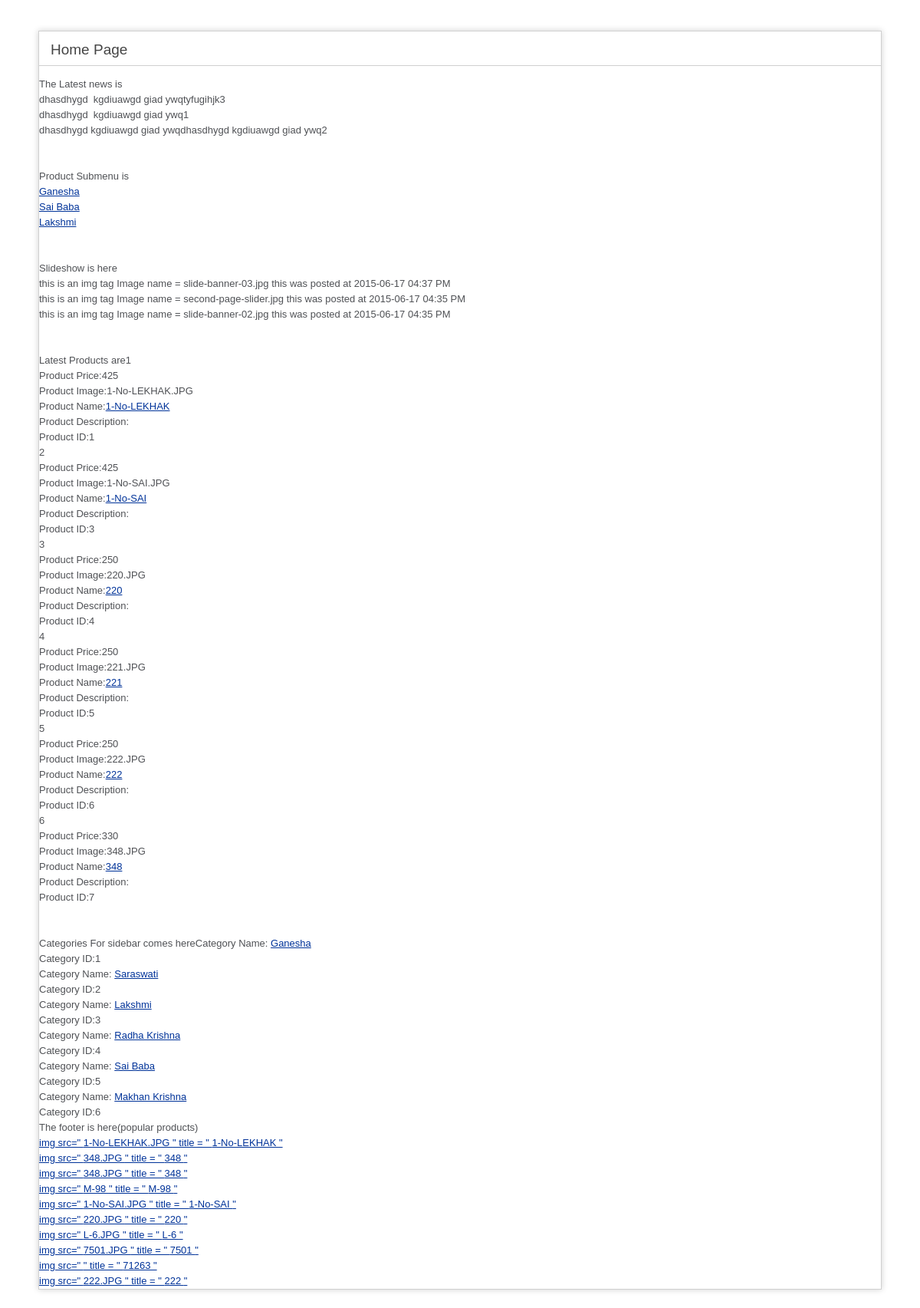
The page / on the database its author committed.
### tables this page shows
CREATE TABLE IF NOT EXISTS `latest_news` (
  `news_id` int(100) NOT NULL,
  `news_item` text NOT NULL,
  `chosen` varchar(255) NOT NULL,
  `posted_at` varchar(255) NOT NULL
);

CREATE TABLE IF NOT EXISTS `categories` (
  `category_id` int(100) NOT NULL,
  `category_name` varchar(255) NOT NULL,
  `no_of_times_viewed` int(100) NOT NULL
);

CREATE TABLE IF NOT EXISTS `slideshow` (
  `id` int(100) NOT NULL,
  `slide_name` varchar(255) NOT NULL,
  `caption` varchar(255) NOT NULL,
  `chosen` varchar(255) NOT NULL,
  `posted_at` varchar(255) NOT NULL
);

CREATE TABLE IF NOT EXISTS `products` (
  `product_id` int(100) NOT NULL,
  `product_name` varchar(255) NOT NULL,
  `product_price` varchar(255) NOT NULL,
  `product_description` text NOT NULL,
  `product_size` varchar(255) NOT NULL,
  `product_image` varchar(255) NOT NULL,
  `category_id` int(100) NOT NULL,
  `product_extraimages` text NOT NULL,
  `no_of_times_viewed` int(100) NOT NULL,
  `posted_at` varchar(255) NOT NULL
);

### application/controllers/home.php (called while the page is built, shortened)
<?php
class Home extends CI_Controller {
	public function index()
	{
        $data['header'] = $this->mhome->get_header();
        $data['slideshow'] = $this->mhome->get_slideshow();
        $data['lat_prods'] = $this->mhome->get_latest_products();
        $data['categories'] = $this->mhome->get_categories();
        $data['footer'] = $this->mhome->get_footer();
		$this->load->view('home_page',$data);
	}
}

### index.php (called while the page is built, shortened)
<?php
require_once BASEPATH.'core/CodeIgniter.php';

### application/models/mhome.php (called while the page is built, shortened)
<?php
class mhome extends CI_Model{
    function get_header()
    {
        $this->db->select('news_item');
        $this->db->where('chosen','yes');
        $this->db->order_by('posted_at', 'desc');
        $this->db->limit(4);
        $query= $this->db->get('latest_news');
        $return['news'] = $query->result_array();
        $this->db->select('category_id,category_name');
        $this->db->order_by('no_of_times_viewed', 'desc');
        $this->db->limit(3);
        $query =  $this->db->get('categories');
        $return['product_submenu'] = $query->result_array();
        return $return;
    }
    function get_slideshow()
    {
        $this->db->where('chosen','yes');
        $this->db->order_by('posted_at','desc');
        $this->db->limit(4);
        $query = $this->db->get('slideshow');
        return $query->result_array();
    }
    function get_footer()
    {
        $this->db->select('product_id,product_name,product_image');
        $this->db->order_by('no_of_times_viewed','desc');
        $this->db->limit(10);
        $query = $this->db->get('products');
        return $query->result_array();
    }
    function get_latest_products()
    {
        $this->db->select('product_id,product_name,product_price,product_description,product_image,posted_at');
        $this->db->order_by('posted_at','desc');
        $this->db->limit(6);
        $query = $this->db->get('products');
        return $query->result_array();
    }
    function get_categories()
    {
        $this->db->select('category_id,category_name');
        $query = $this->db->get('categories');
        return $query->result_array();
    }
}

### application/views/home_page.php (the view, shortened to what this page needs)
?><!DOCTYPE html>
<html lang="en">
<head>
</head>
<body>
<div id="container">
	<h1>Home Page</h1>
    <?php
        $news = $header['news'];
        echo 'The Latest news is'.'<br>';
        foreach($news as $latestnews)
        {
            echo $latestnews['news_item'].'<br>';
        }
        echo '<br>';
        echo '<br>';
        $product_submenu = $header['product_submenu'];
        echo 'Product Submenu is '.'<br>';
        foreach($product_submenu as $submenu)
        {
            echo '<a href=" '.base_url().'index.php/home/products#'.$submenu['category_id'].' ">' . $submenu['category_name'].'</a>'.'<br>';
        }
        echo '<br>';
        echo '<br>';
        echo 'Slideshow is here <br>';
        foreach($slideshow as $slide)
        {
            echo 'this is an img tag Image name = '.$slide['slide_name'].' ';
            echo 'this was posted at ' .unix_to_human((int)$slide['posted_at']).'<br>';
        }
        echo '<br>';
        echo '<br>';
        echo 'Latest Products are';
        $i=1;
        foreach($lat_prods as $prod)
        {
            echo $i .'<br>';
            echo 'Product Price:' . $prod['product_price']. '<br>';
            echo 'Product Image:' . $prod['product_image']. '<br>';
            echo 'Product Name:<a href=" ' .base_url().'index.php/home/product/' .$prod['product_id'].'">' . $prod['product_name']. '</a><br>';
            echo 'Product Description:' . $prod['product_description']. '<br>';
            echo 'Product ID:' . $prod['product_id']. '<br>';
            $i++;
        }
        echo '<br>';
        echo '<br>';
        echo 'Categories For sidebar comes here';
        foreach($categories as $cat)
        {
            echo 'Category Name: <a href="'.base_url().'index.php/home/products#'.$cat['category_id'].'">'.$cat['category_name'].'</a><br>';
            echo 'Category ID:'.$cat['category_id'].'<br>';
        }
        echo 'The footer is here(popular products)<br>';
        foreach($footer as $pop)
        {
            echo '<a href = " ' .base_url().'index.php/home/product/' .$pop['product_id'].' ">img src=" '.$pop['product_image'].' " title = " '.$pop['product_name'].' "</a><br>';
        }
    ?>
</div>
</body>
</html>

### application/views/home_page.php (style rules this page uses)
body { background-color: #fff; margin: 40px; font: 13px/20px normal Helvetica, Arial, sans-serif; color: #4F5155; }
a { color: #003399; background-color: transparent; font-weight: normal; }
h1 { color: #444; background-color: transparent; border-bottom: 1px solid #D0D0D0; font-size: 19px; font-weight: normal; margin: 0 0 14px 0; padding: 14px 15px 10px 15px; }
#container { margin: 10px; border: 1px solid #D0D0D0; box-shadow: 0 0 8px #D0D0D0; }

### rows shown on the page
latest_news: news_item "dhasdhygd kgdiuawgd giad ywqtyfugihjk3"
latest_news: news_item "dhasdhygd kgdiuawgd giad ywq1"
latest_news: news_item "dhasdhygd kgdiuawgd giad ywqdhasdhygd kgdiuawgd giad ywq2"
categories: category_name "Ganesha", category_id "1"
categories: category_name "Sai Baba", category_id "5"
categories: category_name "Lakshmi", category_id "3"
slideshow: slide_name "slide-banner-03.jpg", posted_at "2015-06-17 04:37 PM"
slideshow: slide_name "second-page-slider.jpg", posted_at "2015-06-17 04:35 PM"
slideshow: slide_name "slide-banner-02.jpg", posted_at "2015-06-17 04:35 PM"
products: product_price "425", product_image "1-No-LEKHAK.JPG", product_name "1-No-LEKHAK", product_id "1"
products: product_price "425", product_image "1-No-SAI.JPG", product_name "1-No-SAI", product_id "3"
products: product_price "250", product_image "220.JPG", product_name "220", product_id "4"
products: product_price "250", product_image "221.JPG", product_name "221", product_id "5"
products: product_price "250", product_image "222.JPG", product_name "222", product_id "6"
products: product_price "330", product_image "348.JPG", product_name "348", product_id "7"
categories: category_name "Saraswati", category_id "2"
categories: category_name "Radha Krishna", category_id "4"
categories: category_name "Makhan Krishna", category_id "6"
products: product_image "348.JPG", product_name "348"
products: product_image "M-98", product_name "M-98"
products: product_image "L-6.JPG", product_name "L-6"
products: product_image "7501.JPG", product_name "7501"
products: product_name "71263"
